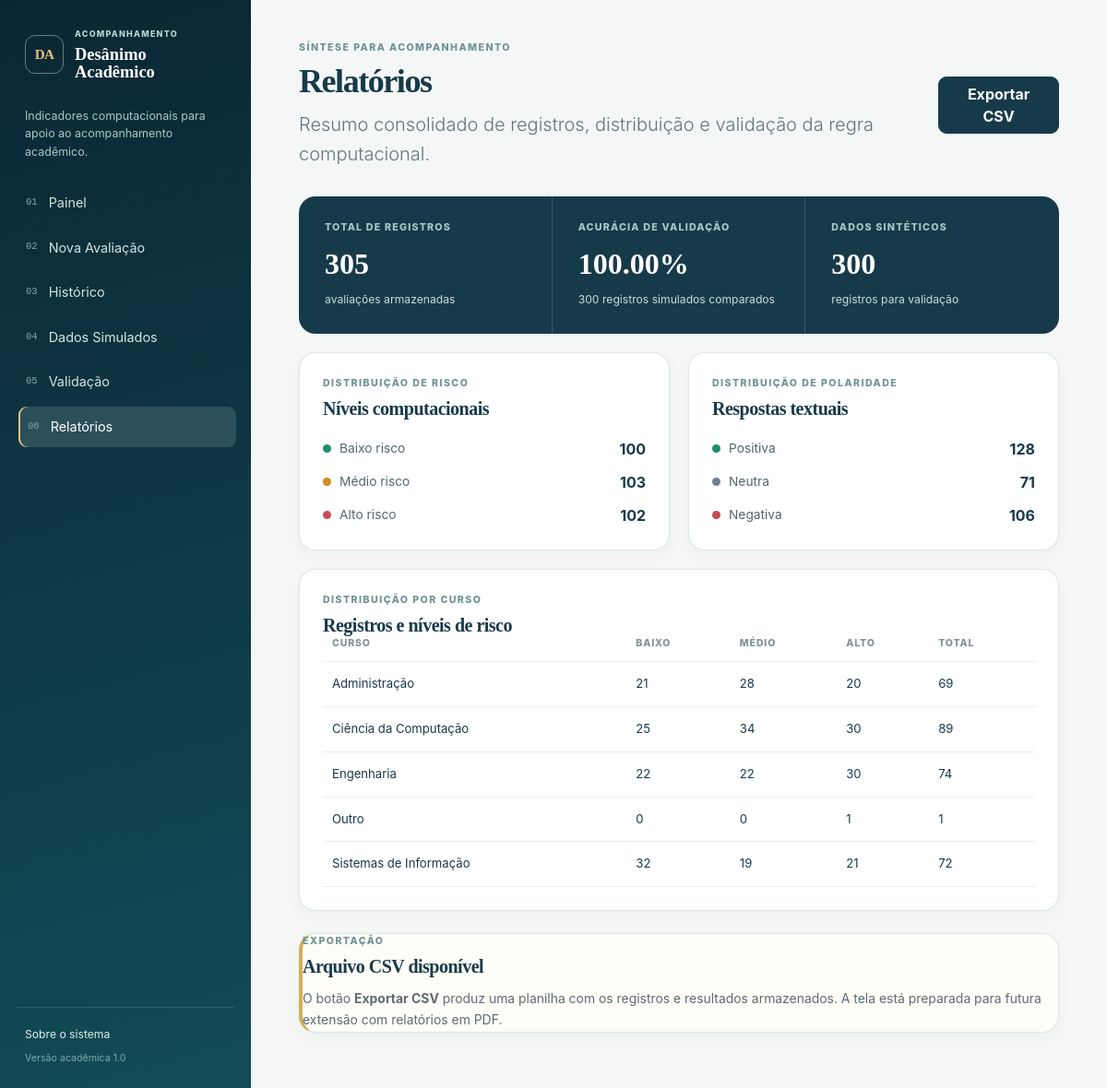
Screenshot of /relatorios with the database file from the repository.
### tables this page shows
CREATE TABLE assessments (
    id INTEGER PRIMARY KEY AUTOINCREMENT,
    course TEXT NOT NULL,
    semester INTEGER NOT NULL CHECK (semester BETWEEN 1 AND 10),
    academic_workload TEXT NOT NULL,
    difficulty TEXT NOT NULL,
    satisfaction TEXT NOT NULL,
    motivation TEXT NOT NULL,
    text_response TEXT NOT NULL,
    text_polarity TEXT NOT NULL CHECK (text_polarity IN ('positive', 'neutral', 'negative')),
    text_score INTEGER NOT NULL CHECK (text_score BETWEEN 0 AND 2),
    positive_terms TEXT NOT NULL DEFAULT '[]',
    negative_terms TEXT NOT NULL DEFAULT '[]',
    contextual_score INTEGER NOT NULL CHECK (contextual_score BETWEEN 0 AND 8),
    total_score INTEGER NOT NULL CHECK (total_score BETWEEN 0 AND 10),
    risk_level TEXT NOT NULL CHECK (risk_level IN ('Baixo', 'Médio', 'Alto')),
    expected_risk TEXT,
    is_simulated INTEGER NOT NULL DEFAULT 0 CHECK (is_simulated IN (0, 1)),
    created_at TEXT NOT NULL
);

### routes/dashboard_routes.py (the view)
@dashboard_bp.route('/relatorios')
def reports():
    metrics = get_dashboard_metrics(current_app.config['DATABASE_PATH'])
    validation_assessments = get_validation_assessments(current_app.config['DATABASE_PATH'])
    correct = sum(item.expected_risk == item.risk_level for item in validation_assessments)
    validation_total = len(validation_assessments)
    accuracy = round((correct / validation_total) * 100, 2) if validation_total else 0.0
    return render_template(
        'reports.html',
        metrics=metrics,
        validation_total=validation_total,
        validation_accuracy=accuracy,
    )

### database/db.py (called while the page is built)
def get_connection(database_path: str) -> sqlite3.Connection:
    connection = sqlite3.connect(database_path)
    connection.row_factory = sqlite3.Row
    return connection

def get_validation_assessments(database_path: str) -> list[Assessment]:
    with get_connection(database_path) as connection:
        rows = connection.execute(
            """
            SELECT * FROM assessments
            WHERE expected_risk IS NOT NULL
            ORDER BY id ASC
            """
        ).fetchall()
    return [Assessment.from_row(row) for row in rows]

### templates/reports.html (shortened to what this page needs)
{% extends 'base.html' %}
{% block content %}
<section class="page-heading compact-heading"><div><p class="eyebrow">SÍNTESE PARA ACOMPANHAMENTO</p><h2>Relatórios</h2><p class="lead">Resumo consolidado de registros, distribuição e validação da regra computacional.</p></div><a class="btn btn-primary" href="{{ url_for('dashboard.export_csv') }}">Exportar CSV</a></section>
<section class="report-highlight"><div><p class="eyebrow">TOTAL DE REGISTROS</p><strong>{{ metrics.total }}</strong><span>avaliações armazenadas</span></div><div><p class="eyebrow">ACURÁCIA DE VALIDAÇÃO</p><strong>{{ '%.2f'|format(validation_accuracy) }}%</strong><span>{{ validation_total }} registros simulados comparados</span></div><div><p class="eyebrow">DADOS SINTÉTICOS</p><strong>{{ metrics.simulated_total }}</strong><span>registros para validação</span></div></section>
<section class="report-grid"><article class="panel"><p class="eyebrow">DISTRIBUIÇÃO DE RISCO</p><h3>Níveis computacionais</h3><div class="report-list"><div><span class="dot dot-low"></span>Baixo risco<strong>{{ metrics.risk_counts['Baixo'] }}</strong></div><div><span class="dot dot-medium"></span>Médio risco<strong>{{ metrics.risk_counts['Médio'] }}</strong></div><div><span class="dot dot-high"></span>Alto risco<strong>{{ metrics.risk_counts['Alto'] }}</strong></div></div></article><article class="panel"><p class="eyebrow">DISTRIBUIÇÃO DE POLARIDADE</p><h3>Respostas textuais</h3><div class="report-list"><div><span class="dot dot-positive"></span>Positiva<strong>{{ metrics.polarity_counts['positive'] }}</strong></div><div><span class="dot dot-neutral"></span>Neutra<strong>{{ metrics.polarity_counts['neutral'] }}</strong></div><div><span class="dot dot-negative"></span>Negativa<strong>{{ metrics.polarity_counts['negative'] }}</strong></div></div></article><article class="panel report-span"><p class="eyebrow">DISTRIBUIÇÃO POR CURSO</p><h3>Registros e níveis de risco</h3><div class="table-responsive"><table class="table mb-0"><thead><tr><th>Curso</th><th>Baixo</th><th>Médio</th><th>Alto</th><th>Total</th></tr></thead><tbody>{% for course in metrics.course_distribution.courses %}{% set idx = loop.index0 %}<tr><td>{{ course }}</td><td>{{ metrics.course_distribution.series['Baixo'][idx] }}</td><td>{{ metrics.course_distribution.series['Médio'][idx] }}</td><td>{{ metrics.course_distribution.series['Alto'][idx] }}</td><td>{{ metrics.course_distribution.series['Baixo'][idx] + metrics.course_distribution.series['Médio'][idx] + metrics.course_distribution.series['Alto'][idx] }}</td></tr>{% else %}<tr><td colspan="5" class="empty-row">Sem registros disponíveis.</td></tr>{% endfor %}</tbody></table></div></article></section>
<section class="panel disclaimer-panel mt-4"><p class="eyebrow">EXPORTAÇÃO</p><h3>Arquivo CSV disponível</h3><p>O botão <strong>Exportar CSV</strong> produz uma planilha com os registros e resultados armazenados. A tela está preparada para futura extensão com relatórios em PDF.</p></section>
{% endblock %}

### static/css/style.css (style rules this page uses)
:root { --ink: #173a4a; --ink-deep: #0b2633; --teal: #1f6e74; --aqua: #dcebea; --mist: #f4f7f6; --paper: #ffffff; --line: #dce5e3; --muted: #63757d; --low: #1b8f70; --medium: #d68b1f; --high: #c64c53; --shadow: 0 12px 32px rgba(18, 53, 62, 0.08); --radius: 18px; }
* { box-sizing: border-box; }
body { margin: 0; color: var(--ink); background: var(--mist); font-family: Inter, ui-sans-serif, system-ui, -apple-system, BlinkMacSystemFont, "Segoe UI", sans-serif; font-size: 0.95rem; }
a { color: inherit; text-decoration: none; }
.brand-eyebrow, .eyebrow { margin: 0 0 7px; color: #6d9294; font-size: .66rem; font-weight: 800; letter-spacing: .14em; text-transform: uppercase; }
.page-heading { display: flex; align-items: flex-start; justify-content: space-between; gap: 28px; margin-bottom: 30px; }
.page-heading h2 { margin: 0; color: var(--ink); font-family: Georgia, serif; font-size: clamp(2rem, 3vw, 2.65rem); font-weight: 600; letter-spacing: -.04em; }
.lead { max-width: 670px; margin: 9px 0 0; color: var(--muted); line-height: 1.6; }
.compact-heading { align-items: center; }
.btn { border-radius: 9px; font-weight: 700; transition: transform .16s cubic-bezier(.23,1,.32,1), box-shadow .16s ease; }
.btn-primary { border-color: var(--ink); background: var(--ink); }
.panel { border: 1px solid rgba(218, 229, 227, .9); border-radius: var(--radius); background: var(--paper); box-shadow: 0 5px 14px rgba(21, 53, 61, .035); }
.panel h3 { margin: 0; font-family: Georgia, serif; font-size: 1.25rem; font-weight: 600; letter-spacing: -.025em; }
.table { --bs-table-color: var(--ink); --bs-table-bg: transparent; --bs-table-border-color: #e8eeee; margin-bottom: 0; }
.table thead th { padding: 0 10px 12px; border-bottom-width: 1px; color: #819197; font-size: .66rem; font-weight: 800; letter-spacing: .08em; text-transform: uppercase; white-space: nowrap; }
.table tbody td, .table tbody th { padding: 14px 10px; font-size: .82rem; }
.disclaimer-panel { border-left: 4px solid #d5ad54!important; background: #fffdf8; }
.disclaimer-panel p:not(.eyebrow) { margin: 12px 0 0; color: #5d6c70; line-height: 1.7; font-size: .87rem; }
.report-highlight { display: grid; grid-template-columns: repeat(3, 1fr); margin-bottom: 20px; overflow: hidden; border-radius: var(--radius); color: #e8f5f2; background: var(--ink); }
.report-highlight div { padding: 26px 28px; border-right: 1px solid rgba(255,255,255,.15); }
.report-highlight div:last-child { border-right: 0; }
.report-highlight p { margin: 0; color: #a8c8c3; font-size: .67rem; font-weight: 800; letter-spacing: .11em; }
.report-highlight strong { display: block; margin: 7px 0 3px; color: #fff; font-family: Georgia, serif; font-size: 2rem; }
.report-highlight span { color: #c6dcd8; font-size: .76rem; }
.report-grid { display: grid; grid-template-columns: repeat(2, 1fr); gap: 20px; }
.report-grid .panel { padding: 25px; }
.report-span { grid-column: 1 / -1; }
.report-list { display: grid; gap: 12px; margin-top: 20px; }
.report-list div { display: flex; align-items: center; gap: 9px; color: #53676f; font-size: .86rem; }
.report-list strong { margin-left: auto; color: var(--ink); font-size: 1rem; }
.dot { width: 9px; height: 9px; border-radius: 50%; }
.dot-low, .dot-positive { background: var(--low); }
.dot-medium { background: var(--medium); }
.dot-high, .dot-negative { background: var(--high); }
.dot-neutral { background: #718096; }
@media (prefers-reduced-motion: no-preference) { .panel, .metric-card { animation: surface-in .28s cubic-bezier(.23,1,.32,1) both; } }

### rows the page displays
assessments: course "Outro", course_distribution "0", course_distribution "1"

### other values shown
{{ metrics.total }} "305"
{{ '%.2f'|format(validation_accuracy) }} "100.00"
{{ validation_total }} "300"
{{ metrics.simulated_total }} "300"
{{ metrics.risk_counts['Baixo'] }} "100"
{{ metrics.risk_counts['Médio'] }} "103"
{{ metrics.risk_counts['Alto'] }} "102"
{{ metrics.polarity_counts['positive'] }} "128"
{{ metrics.polarity_counts['neutral'] }} "71"
{{ metrics.polarity_counts['negative'] }} "106"
{{ course }} "Administração" "Ciência da Computação" "Engenharia" "Sistemas de Informação"
{{ metrics.course_distribution.series['Baixo'][idx] }} "21" "25" "22" "32"
{{ metrics.course_distribution.series['Médio'][idx] }} "28" "34" "22" "19"
{{ metrics.course_distribution.series['Alto'][idx] }} "20" "30" "30" "21"
